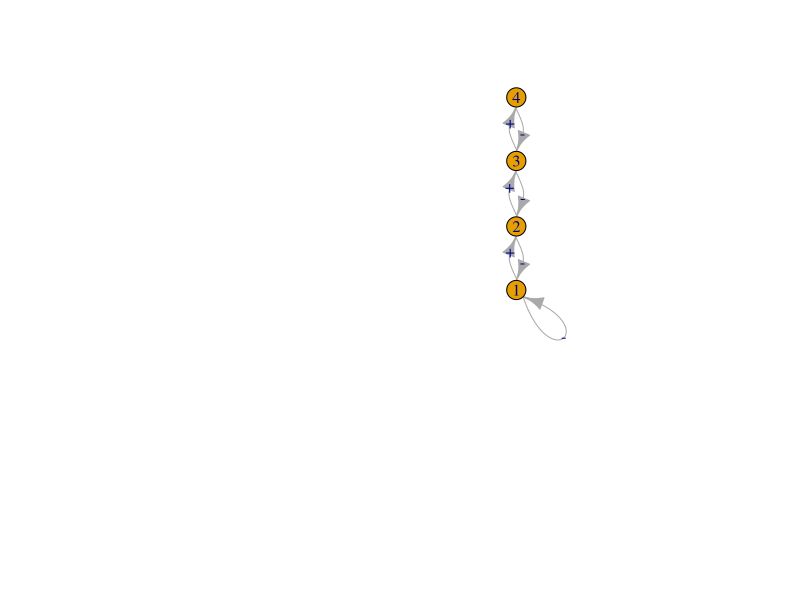
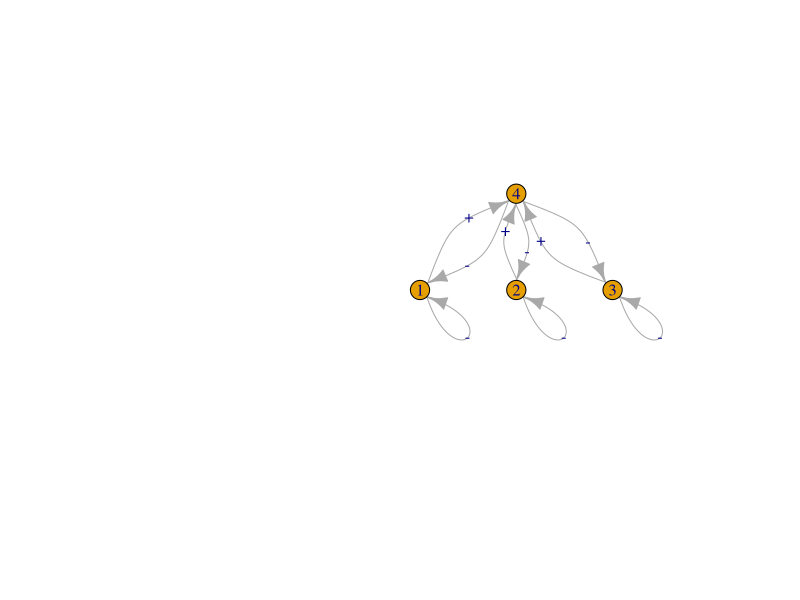
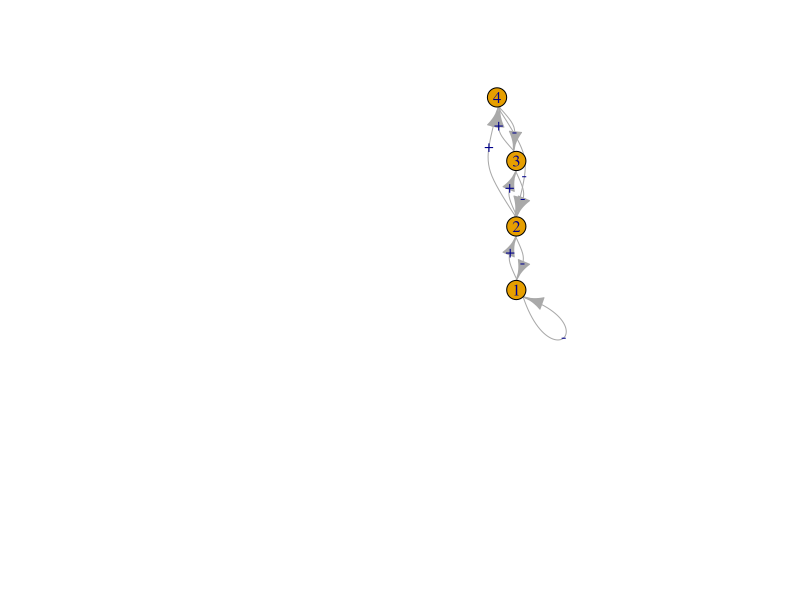

The R source for these figures, in order:
## ---- chunk 1
library(igraph)
## ---- chunk 2
resc <- FALSE
gA <- graph(c(1,1, 1,2,2,1, 2,3,3,2, 3,4,4,3))
signs <- c("-", '+',"-", '+',"-", '+',"-")
plot(gA, layout=matrix(c(.5,.5,.5,.5, 0,.33,.67,1), nc=2), edge.curved=.5,      edge.label=signs, edge.label.font=1,  edge.label.cex=1, 
     vertex.size=10, edge.loop.angle=pi/4,
     margin=c(0,0,0,0), rescale=resc)

gE <- graph(c(1,1, 2,2, 3,3, 1,4,4,1, 2,4,4,2, 3,4,4,3))
signs <- c("-","-","-", '+',"-", '+',"-", '+',"-")
plot(gE, layout=matrix(c(0,.5, 1,.5, 0,0,0,.5), nc=2), edge.curved=.5,      edge.label=signs, edge.label.font=1,  edge.label.cex=1, 
     vertex.size=10, edge.loop.angle=pi/4,
     margin=c(0,0,0,0), rescale=resc)

gB <- graph(c(1,1, 1,2,2,1, 
              2,3,3,2, 
              3,4,4,3, 
              2,4,4,2))

signs <- c("-", '+',"-", 
           '+',"-", 
           '+',"-", 
           '+',"-")
plot(gB, layout=matrix(c(.5,.5,.5,.4,  0,.33,.67,1), nc=2), 
     edge.curved=.5,edge.label=signs, edge.label.font=1,  edge.label.cex=1, 
     vertex.size=10, edge.loop.angle=pi/4,
     margin=c(0,0,0,0), rescale=resc)
